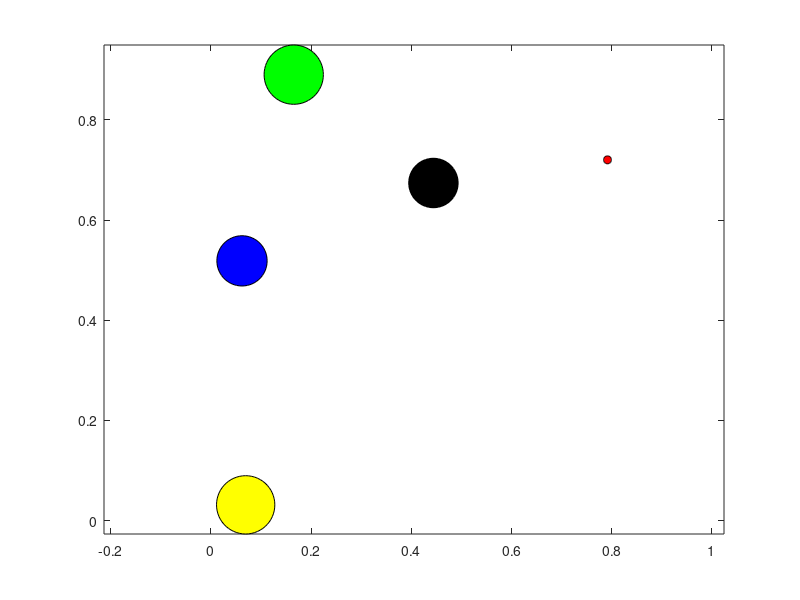

The MATLAB script that drew this image:
colors = {'b','r','g','y','k'};
X = rand(5,1);
Y = rand(5,1);
radii = 0.1*rand(5,1);
figure
for kk = 1:5
  xCorner = X(kk) - radii(kk);
  yCorner = Y(kk) - radii(kk);
  rectangle(...
    'Position', [xCorner, yCorner, radii(kk)*2, radii(kk)*2],...
    'Curvature',[1 1],...
    'FaceColor',colors{kk})
end
axis equal
box on